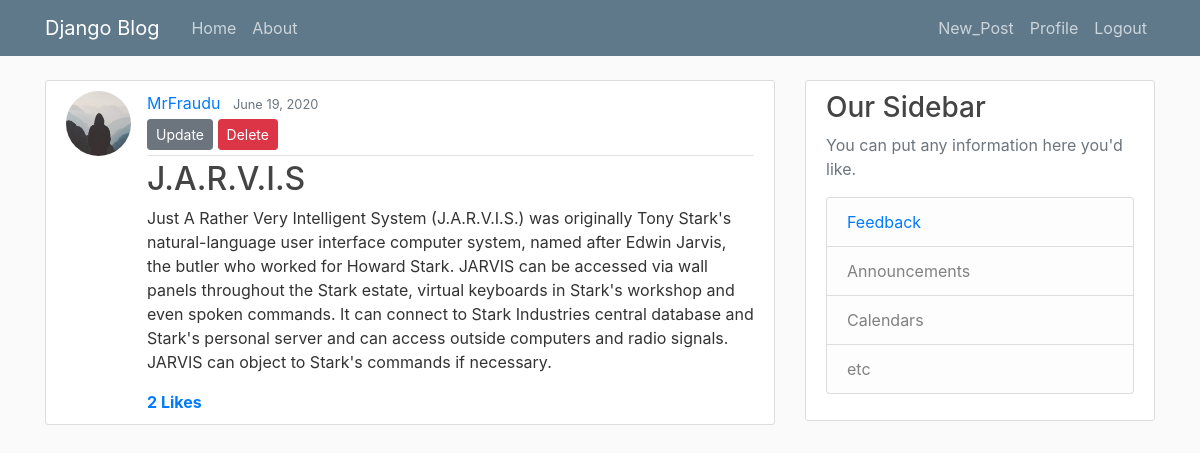
The page /post/32/ (signed in) on the database as committed earlier.
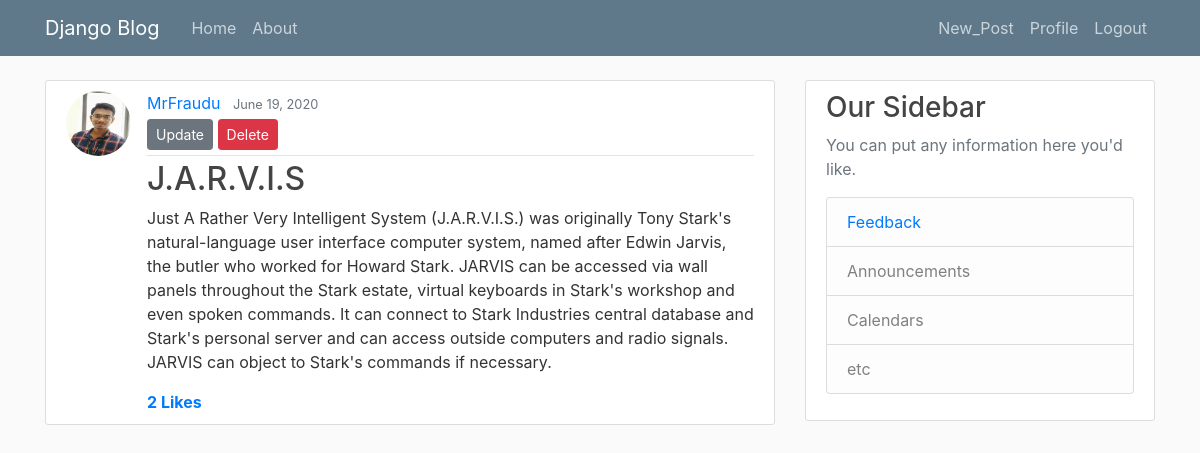
The same page on the database as committed later.
### blog/models.py (models this page shows, shortened)
class Post(models.Model):
	title = models.CharField(max_length=100)
	content = models.TextField(validators=[MinLengthValidator(200)])
	liked = models.ManyToManyField(User, default=None, blank=True, related_name = 'liked')
	date_posted = models.DateTimeField(default=timezone.now)
	author = models.ForeignKey(User, on_delete=models.CASCADE, related_name = 'author')

### users/models.py (models this page shows, shortened)
class Profile(models.Model):
    user = models.OneToOneField(User, on_delete=models.CASCADE)
    followed = models.ManyToManyField(User, default=None, blank=True, related_name = 'followed')
    bio = models.TextField(default='')
    image = models.ImageField(default='default.jpg', upload_to='profile_pics')

### blog/views.py (the view)
# urls.py: path('post/<int:pk>/', PostDetailView.as_view(), name='post-detail'),
class PostDetailView(LoginRequiredMixin, DetailView):
	model = Post

### blog/templates/blog/post_detail.html (shortened to what this page needs)
{% extends "blog/base.html" %}
{% block content %}
  <article class="media content-section">
    <img class="rounded-circle article-img" src="{{ object.author.profile.image.url }}">
    <div class="media-body">
      <div class="article-metadata">
        <a class="mr-2" href="{% url 'user-posts' object.author.username %}">{{ object.author }}</a>
        <small class="text-muted">{{ object.date_posted|date:"F d, Y" }}</small>
        {% if object.author == user %}
          <div>
            <a class="btn btn-secondary btn-sm mt-1 mb-1" href="{% url 'post-update' object.id %}">Update</a>
            <a class="btn btn-danger btn-sm mt-1 mb-1" href="{% url 'post-delete' object.id %}">Delete</a>
          </div>
        {% endif %}
      </div>
      <h2 class="article-title">{{ object.title }}</h2>
      <p class="article-content">{{ object.content }}</p>
      {% if post.liked.all.count == 0  %}
        <strong> <a href="#">
        {{ post.liked.all.count }} Like
        </a></strong>
      {% elif post.liked.all.count == 1 %}
        <strong> <a href="{% url 'post-detail-likes' post.id%}">
        {{ post.liked.all.count }} Like
        </a></strong>
      {% else %}
        <strong> <a href="{% url 'post-detail-likes' post.id%}">
        {{ post.liked.all.count }} Likes
        </a></strong>
      {% endif %}
    </div>
  </article>
{% endblock content %}

Rows that differ between the two databases and show on the page:
changed through a linked row, Post "MrFraudu": author.profile.image: picture added in place of a placeholder
